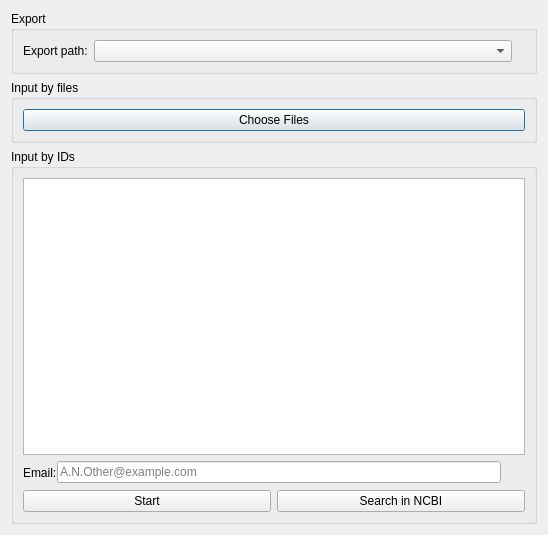
<?xml version="1.0" encoding="UTF-8"?>
<ui version="4.0">
 <class>addFile</class>
 <widget class="QDialog" name="addFile">
  <property name="geometry">
   <rect>
    <x>0</x>
    <y>0</y>
    <width>548</width>
    <height>535</height>
   </rect>
  </property>
  <property name="windowTitle">
   <string>Input</string>
  </property>
  <layout class="QVBoxLayout" name="verticalLayout_2">
   <item>
    <widget class="QGroupBox" name="groupBox_3">
     <property name="title">
      <string>Export</string>
     </property>
     <layout class="QHBoxLayout" name="horizontalLayout_2">
      <item>
       <widget class="QLabel" name="label_2">
        <property name="text">
         <string>Export path:</string>
        </property>
       </widget>
      </item>
      <item>
       <widget class="QComboBox" name="comboBox">
        <property name="sizePolicy">
         <sizepolicy hsizetype="Expanding" vsizetype="Fixed">
          <horstretch>0</horstretch>
          <verstretch>0</verstretch>
         </sizepolicy>
        </property>
       </widget>
      </item>
      <item>
       <widget class="ClickedLableGif" name="label_3">
        <property name="toolTip">
         <string>Brief example</string>
        </property>
        <property name="text">
         <string/>
        </property>
       </widget>
      </item>
     </layout>
    </widget>
   </item>
   <item>
    <widget class="QGroupBox" name="groupBox">
     <property name="title">
      <string>Input by files</string>
     </property>
     <property name="checkable">
      <bool>false</bool>
     </property>
     <property name="checked">
      <bool>false</bool>
     </property>
     <layout class="QGridLayout" name="gridLayout">
      <item row="0" column="0">
       <widget class="QPushButton" name="pushButton">
        <property name="text">
         <string>Choose Files</string>
        </property>
        <property name="icon">
         <iconset resource="myRes.qrc">
          <normaloff>:/picture/resourses/Open_folder_add_512px_1186192_easyicon.net.png</normaloff>:/picture/resourses/Open_folder_add_512px_1186192_easyicon.net.png</iconset>
        </property>
        <property name="iconSize">
         <size>
          <width>16</width>
          <height>18</height>
         </size>
        </property>
       </widget>
      </item>
     </layout>
    </widget>
   </item>
   <item>
    <widget class="QGroupBox" name="groupBox_2">
     <property name="enabled">
      <bool>true</bool>
     </property>
     <property name="title">
      <string>Input by IDs</string>
     </property>
     <property name="flat">
      <bool>false</bool>
     </property>
     <property name="checkable">
      <bool>false</bool>
     </property>
     <property name="checked">
      <bool>false</bool>
     </property>
     <layout class="QVBoxLayout" name="verticalLayout">
      <item>
       <widget class="QPlainTextEdit" name="plainTextEdit">
        <property name="enabled">
         <bool>true</bool>
        </property>
        <property name="cursor" stdset="0">
         <cursorShape>IBeamCursor</cursorShape>
        </property>
        <property name="mouseTracking">
         <bool>true</bool>
        </property>
        <property name="focusPolicy">
         <enum>Qt::ClickFocus</enum>
        </property>
        <property name="toolTip">
         <string>&lt;html&gt;&lt;head/&gt;&lt;body&gt;&lt;p&gt;
&lt;pre style=&quot; font-size:12pt;&quot;&gt;
One id per line, for example:
KX289585
MF187611
GU130252
GU130251
EF643519
&lt;/pre&gt;
&lt;/p&gt;&lt;/body&gt;&lt;/html&gt;</string>
        </property>
        <property name="placeholderText">
         <string/>
        </property>
       </widget>
      </item>
      <item>
       <layout class="QHBoxLayout" name="horizontalLayout">
        <property name="spacing">
         <number>0</number>
        </property>
        <item>
         <widget class="QLabel" name="label">
          <property name="text">
           <string>Email:</string>
          </property>
         </widget>
        </item>
        <item>
         <widget class="QLineEdit" name="lineEdit">
          <property name="placeholderText">
           <string>A.N.Other@example.com</string>
          </property>
         </widget>
        </item>
        <item>
         <widget class="QToolButton" name="toolButton">
          <property name="text">
           <string/>
          </property>
          <property name="icon">
           <iconset resource="myRes.qrc">
            <normaloff>:/picture/resourses/Question-mark.png</normaloff>:/picture/resourses/Question-mark.png</iconset>
          </property>
          <property name="autoRaise">
           <bool>true</bool>
          </property>
         </widget>
        </item>
       </layout>
      </item>
      <item>
       <layout class="QHBoxLayout" name="horizontalLayout_3">
        <item>
         <widget class="QPushButton" name="pushButton_2">
          <property name="text">
           <string>Start</string>
          </property>
          <property name="icon">
           <iconset resource="myRes.qrc">
            <normaloff>:/picture/resourses/if_start_60207.png</normaloff>:/picture/resourses/if_start_60207.png</iconset>
          </property>
         </widget>
        </item>
        <item>
         <widget class="QPushButton" name="pushButton_8">
          <property name="text">
           <string>Search in NCBI</string>
          </property>
          <property name="icon">
           <iconset resource="myRes.qrc">
            <normaloff>:/picture/resourses/NCBI-logo-2.png</normaloff>:/picture/resourses/NCBI-logo-2.png</iconset>
          </property>
         </widget>
        </item>
       </layout>
      </item>
     </layout>
    </widget>
   </item>
  </layout>
 </widget>
 <customwidgets>
  <customwidget>
   <class>ClickedLableGif</class>
   <extends>QLabel</extends>
   <header>src.CustomWidget.h</header>
  </customwidget>
 </customwidgets>
 <resources>
  <include location="myRes.qrc"/>
 </resources>
 <connections>
  <connection>
   <sender>groupBox_2</sender>
   <signal>toggled(bool)</signal>
   <receiver>groupBox</receiver>
   <slot>setEnabled(bool)</slot>
   <hints>
    <hint type="sourcelabel">
     <x>131</x>
     <y>79</y>
    </hint>
    <hint type="destinationlabel">
     <x>130</x>
     <y>19</y>
    </hint>
   </hints>
  </connection>
  <connection>
   <sender>groupBox</sender>
   <signal>toggled(bool)</signal>
   <receiver>groupBox_2</receiver>
   <slot>setEnabled(bool)</slot>
   <hints>
    <hint type="sourcelabel">
     <x>171</x>
     <y>15</y>
    </hint>
    <hint type="destinationlabel">
     <x>219</x>
     <y>93</y>
    </hint>
   </hints>
  </connection>
 </connections>
</ui>
